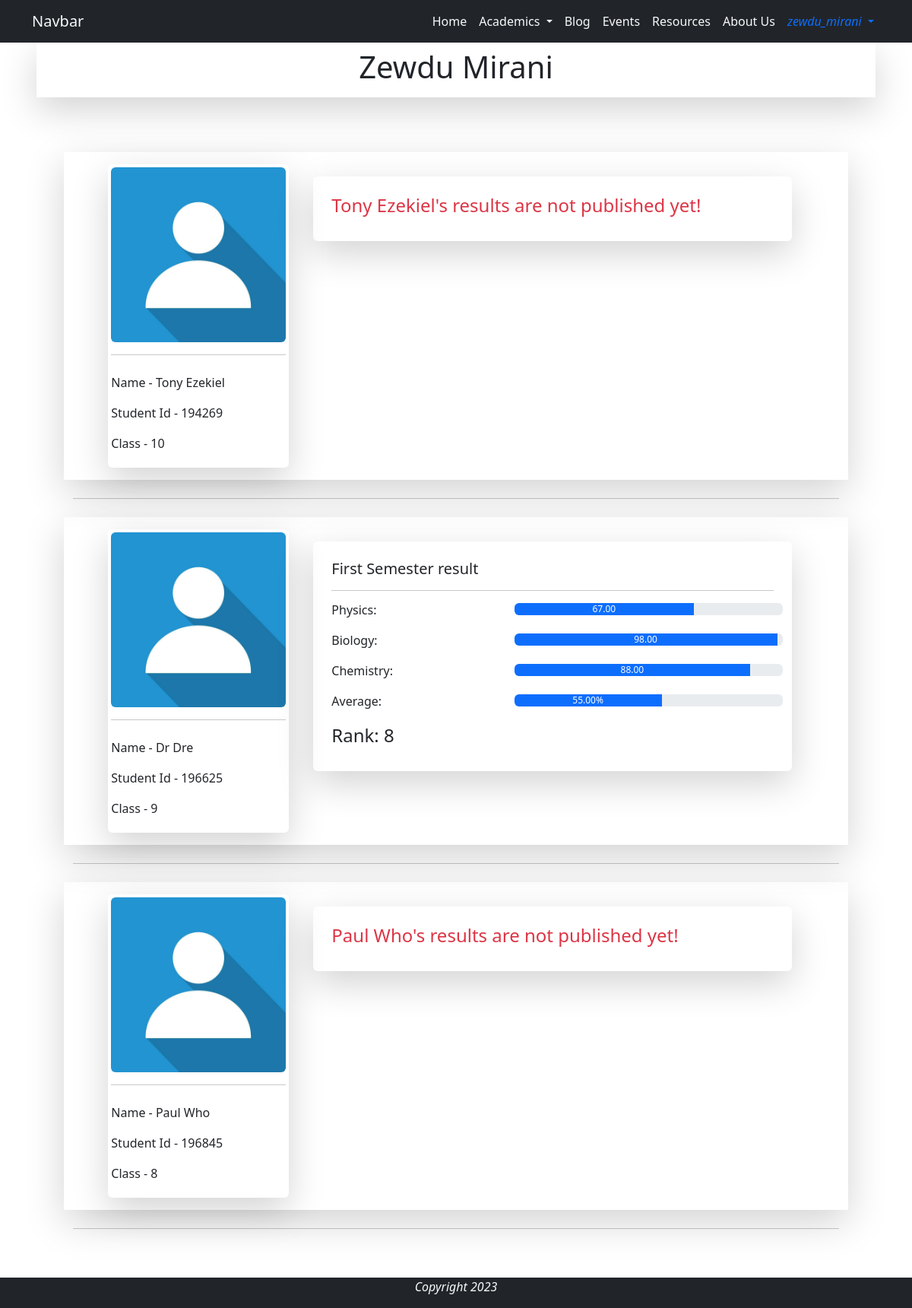
The app's page /parent_profile/218412 (signed in) with its own data.
### base/models.py (models this page shows, shortened)
class Parent(models.Model):
    user = models.OneToOneField(User, on_delete=models.CASCADE, verbose_name='Parent')
    name = models.CharField(max_length=44, null=True, blank=True)
    parent_id = models.CharField(max_length=6, editable=False, unique=True)
    parent_to = models.ManyToManyField(Student, blank=True)
    phone = models.CharField(max_length=20, blank=False, null=False)

class Student(models.Model):
    GENDER_CHOICES = [
        ('M', 'Male'),
        ('F', 'Female')
    ]
    GRADE_CHOICES = [
        ('5', 'Grade 5'),
        ('6', 'Grade 6'),
        ('7', 'Grade 7'),
        ('8', 'Grade 8'),
        ('9', 'Grade 9'),
        ('10', 'Grade 10'),
    ]
    user = models.OneToOneField(User, on_delete=models.CASCADE, verbose_name='Student')
    name = models.CharField(max_length=44, null=True, blank=True)
    image = models.ImageField(null=True, blank=True, upload_to='profile/', default='user.jpg')
    student_id = models.CharField(max_length=6, unique=True, editable=False)
    grade = models.CharField(max_length=2, choices=GRADE_CHOICES, null=False, blank=False)
    age = models.IntegerField(null=False, blank=False)
    gender = models.CharField(max_length=6, choices=GENDER_CHOICES, null=False, blank=False)
    parent_phone = models.CharField(max_length=20, null=True, blank=True)
    @property
    def image_url(self):
        try:
            url = self.image.url
        except:
            url = ''
        return url

class Score(models.Model):
    SEMESTER_CHOICE =[
        ('First Semester', '1st'),
        ('Second Semester', '2nd')
    ]
    student = models.ForeignKey(Student, on_delete=models.CASCADE, related_name='scores')
    semester = models.CharField(max_length=30, choices=SEMESTER_CHOICE, null=False, blank=False)
    physics = models.DecimalField(max_digits=5, decimal_places=2, null=True, blank=True)
    chemistry = models.DecimalField(max_digits=5, decimal_places=2, null=True, blank=True)
    biology = models.DecimalField(max_digits=5, decimal_places=2, null=True, blank=True)
    average = models.DecimalField(max_digits=5, decimal_places=2, null=False, blank=False)
    rank = models.IntegerField(null=False, blank=False)

### base/views.py (the view)
# urls.py: path('parent_profile/<str:pk>', views.parent_profile, name='parent_profile'),
@login_required
def parent_profile(request, pk):
    parent = Parent.objects.get(parent_id=pk)
    if not parent:
        return HttpResponse("No parent profile is found!")
    if request.user != parent.user and not request.user.is_staff:
        return HttpResponse("You can't access this profile!")
    students = parent.parent_to.all()
    context = {
        'parent': parent,
        'students': students,
    }
    return render(request, 'profile/parent_profile.html', context)

### base/templates/profile/parent_profile.html (shortened to what this page needs)
{% extends 'base/base.html' %}
{% load static %}
{% block content %}
<div class="p-2 shadow-lg mx-5">
    <h1 class="text-center">{{ parent.name }}</h1>
</div>
<div class="mx-2 mx-md-5 p-2 p-md-5 ">
    {% if students %}
        {% for student in students %}
            <div class="row justify-content-center shadow-lg p-2 my-4">
                <div class="col-8 col-md-3 rounded p-2">
                    <div class="rounded shadow-lg p-1">
                        <img src="{{ student.image_url }}" alt="Student's Image" class="d-block img-fluid rounded" style="width: ;" alt="...">
                        <hr>
                        <div class="mt-4 text-left">
                            <p>Name - {{ student.name }}</p>
                            <p>Student Id - {{ student.student_id }}</p>
                            <p>Class - {{ student.grade }}</p>
                        </div>
                    </div>
                </div>
                <div class="col-12 col-md-8 p-4 rounded">
                    <div class="rounded">
                        {% if student.scores.all %}
                            {% for score in student.scores.all %}
                                <div class="container shadow-lg p-4 rounded mb-4">
                                    <h5>{{ score.semester }} result</h5>
                                    <hr>
                                    {% if score.physics %}
                                        <div class="row">
                                            <h6 class="col-5">Physics: </h6>
                                            <div class="progress col-7 mb-4 p-0" role="progressbar" aria-label="Example with label" aria-valuenow="{{score.physics}}" aria-valuemin="30" aria-valuemax="100">
                                                <div class="progress-bar bg-Info" style="width:{{score.physics}}%;">{{score.physics}}</div>
                                            </div>
                                        </div>
                                    {% endif %}
                                    {% if score.biology %}
                                        <div class="row">
                                            <h6 class="col-5">Biology: </h6>
                                            <div class="progress col-7 mb-4 p-0" role="progressbar" aria-label="Example with label" aria-valuenow="{{score.biology}}" aria-valuemin="30" aria-valuemax="100">
                                                <div class="progress-bar bg-Info" style="width:{{score.biology}}%;">{{score.biology}}</div>
                                            </div>
                                        </div>
                                    {% endif %}
                                    {% if score.chemistry %}
                                        <div class="row">
                                            <h6 class="col-5">Chemistry: </h6>
                                            <div class="progress col-7 mb-4 p-0" role="progressbar" aria-label="Example with label" aria-valuenow="{{score.chemistry}}" aria-valuemin="30" aria-valuemax="100">
                                                <div class="progress-bar bg-Info" style="width:{{score.chemistry}}%;">{{score.chemistry}}</div>
                                            </div>
                                        </div>
                                    {% endif %}
                                    <div class="row">
                                        <h6 class="col-5">Average: </h6>
                                        <div class="progress col-7 mb-4 p-0" role="progressbar" aria-label="Example with label" aria-valuenow="{{score.average}}" aria-valuemin="30" aria-valuemax="100">
                                            <div class="progress-bar bg-Info" style="width:{{score.average}}%;">{{score.average}}%</div>
                                        </div>
                                    </div>
                                    <h4>Rank: {{ score.rank }}</h4>
                                </div>
                            {% endfor %}
                        {% else %}
                            <div class="container rounded shadow-lg p-4">
                                <h4 class="text-danger">{{student.name}}'s results are not published yet!</h4>
                            </div>
                        {% endif %}
                    </div>
                </div>
            </div>
            <hr>
        {% endfor %}
    {% else %}
        <div class="container rounded shadow-lg p-4">
            <h3 class="text-danger text-center">You have no registered students!</h3>
        </div>
    {% endif %}
</div>
{% endblock %}

### base/templates/base/navigation.html (shortened to what this page needs)
<nav class="navbar sticky-top navbar-expand-lg bg-dark">
    <div class="container">
        <a class="navbar-brand text-light" href="{% url 'base:home' %}">Navbar</a>
        <div class="collapse navbar-collapse justify-content-end" id="navbarNav">
            <ul class="navbar-nav">
                <li class="nav-item">
                    <a class="nav-link text-light active text-light" aria-current="page" href="{% url 'base:home' %}">Home</a>
                </li>
                <li class="nav-item dropdown">
                    <a class="nav-link dropdown-toggle text-light" href="#" role="button" data-bs-toggle="dropdown" aria-expanded="false">
                    Academics
                    </a>
                </li>
                <li class="nav-item" data-bs-toggle="tooltip"  data-bs-placement="bottom" data-bs-title="Coming Soon...">
                    <a class="nav-link text-light" href="#">Blog</a>
                </li>
                <li class="nav-item">
                    <a class="nav-link text-light" href="#">Events</a>
                </li>
                <li class="nav-item">
                    <a class="nav-link text-light" href="#">Resources</a>
                </li>
                <li class="nav-item">
                    <a class="nav-link text-light" href="#">About Us</a>
                </li>
                {% if user.is_authenticated %}
                    <li class="nav-item dropdown">
                        <a class="nav-link text-primary dropdown-toggle" href="#" role="button" data-bs-toggle="dropdown" aria-expanded="false">
                            <i class="fa fa-user" aria-hidden="true"> {{user.username}} </i>
                        </a>
                    </li>
                {% endif %}
            </ul>
        </div>
    </div>
</nav>

### base/static/css/style.css (style rules this page uses)
.navbar-nav .nav-link { transition: 1s; }

### records on screen
Parent: name "Zewdu Mirani"
Student: image_url (placeholder picture), name "Tony Ezekiel", student_id "194269", grade "10"
Student: image_url (placeholder picture), name "Dr Dre", student_id "196625", grade "9"
Score: semester "First Semester", physics "67.00", biology "98.00", chemistry "88.00", average "55.00", rank "8"
Student: image_url (placeholder picture), name "Paul Who", student_id "196845", grade "8"

### other values on screen
{{ user.username }} "zewdu_mirani"
